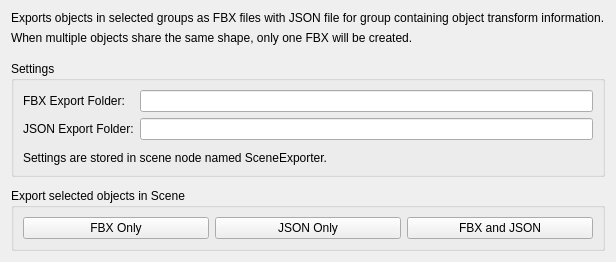
<?xml version="1.0" encoding="UTF-8"?>
<ui version="4.0">
 <class>SceneExporter</class>
 <widget class="QWidget" name="SceneExporter">
  <property name="geometry">
   <rect>
    <x>0</x>
    <y>0</y>
    <width>595</width>
    <height>254</height>
   </rect>
  </property>
  <property name="windowTitle">
   <string>Scene Exporter</string>
  </property>
  <layout class="QGridLayout" name="gridLayout">
   <item row="5" column="0" colspan="2">
    <widget class="QGroupBox" name="groupBox">
     <property name="title">
      <string>Export selected objects in Scene</string>
     </property>
     <layout class="QGridLayout" name="gridLayout_2">
      <item row="0" column="0">
       <widget class="QPushButton" name="btn_export_fbx">
        <property name="text">
         <string>FBX Only</string>
        </property>
       </widget>
      </item>
      <item row="0" column="1">
       <widget class="QPushButton" name="btn_export_json">
        <property name="text">
         <string>JSON Only</string>
        </property>
       </widget>
      </item>
      <item row="0" column="2">
       <widget class="QPushButton" name="btn_export_fbx_and_json">
        <property name="text">
         <string>FBX and JSON</string>
        </property>
       </widget>
      </item>
     </layout>
    </widget>
   </item>
   <item row="3" column="0" colspan="2">
    <widget class="QGroupBox" name="groupBox_2">
     <property name="sizePolicy">
      <sizepolicy hsizetype="Preferred" vsizetype="Minimum">
       <horstretch>0</horstretch>
       <verstretch>0</verstretch>
      </sizepolicy>
     </property>
     <property name="title">
      <string>Settings</string>
     </property>
     <layout class="QGridLayout" name="gridLayout_3">
      <item row="1" column="0">
       <widget class="QLabel" name="label_6">
        <property name="text">
         <string>JSON Export Folder:</string>
        </property>
       </widget>
      </item>
      <item row="1" column="1">
       <widget class="QLineEdit" name="json_dir_edit"/>
      </item>
      <item row="0" column="1">
       <widget class="QLineEdit" name="fbx_dir_edit"/>
      </item>
      <item row="0" column="0">
       <widget class="QLabel" name="label_5">
        <property name="text">
         <string>FBX Export Folder:</string>
        </property>
       </widget>
      </item>
      <item row="3" column="0" colspan="2">
       <widget class="QLabel" name="label">
        <property name="text">
         <string>Settings are stored in scene node named SceneExporter.</string>
        </property>
       </widget>
      </item>
      <item row="2" column="0">
       <spacer name="verticalSpacer_2">
        <property name="orientation">
         <enum>Qt::Vertical</enum>
        </property>
        <property name="sizeType">
         <enum>QSizePolicy::Minimum</enum>
        </property>
        <property name="sizeHint" stdset="0">
         <size>
          <width>20</width>
          <height>5</height>
         </size>
        </property>
       </spacer>
      </item>
     </layout>
    </widget>
   </item>
   <item row="0" column="0" colspan="2">
    <widget class="QLabel" name="label_2">
     <property name="text">
      <string>Exports objects in selected groups as FBX files with JSON file for group containing object transform information.</string>
     </property>
    </widget>
   </item>
   <item row="2" column="0">
    <spacer name="verticalSpacer_3">
     <property name="orientation">
      <enum>Qt::Vertical</enum>
     </property>
     <property name="sizeType">
      <enum>QSizePolicy::Minimum</enum>
     </property>
     <property name="sizeHint" stdset="0">
      <size>
       <width>20</width>
       <height>10</height>
      </size>
     </property>
    </spacer>
   </item>
   <item row="4" column="1">
    <spacer name="verticalSpacer">
     <property name="orientation">
      <enum>Qt::Vertical</enum>
     </property>
     <property name="sizeType">
      <enum>QSizePolicy::Minimum</enum>
     </property>
     <property name="sizeHint" stdset="0">
      <size>
       <width>20</width>
       <height>5</height>
      </size>
     </property>
    </spacer>
   </item>
   <item row="1" column="0" colspan="2">
    <widget class="QLabel" name="label_3">
     <property name="text">
      <string>When multiple objects share the same shape, only one FBX will be created.</string>
     </property>
    </widget>
   </item>
  </layout>
 </widget>
 <resources/>
 <connections/>
</ui>
